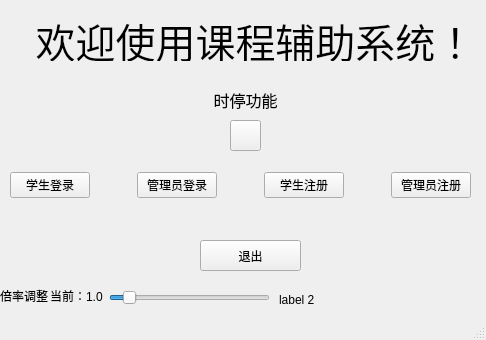
<?xml version="1.0" encoding="UTF-8"?>
<ui version="4.0">
 <class>MainWindow</class>
 <widget class="QMainWindow" name="MainWindow">
  <property name="geometry">
   <rect>
    <x>0</x>
    <y>0</y>
    <width>486</width>
    <height>340</height>
   </rect>
  </property>
  <property name="windowTitle">
   <string>MainWindow</string>
  </property>
  <widget class="QWidget" name="centralwidget">
   <widget class="QWidget" name="horizontalLayoutWidget">
    <property name="geometry">
     <rect>
      <x>0</x>
      <y>160</y>
      <width>481</width>
      <height>51</height>
     </rect>
    </property>
    <layout class="QHBoxLayout" name="horizontalLayout" stretch="0,0,0,0,0,0,0">
     <property name="leftMargin">
      <number>10</number>
     </property>
     <property name="rightMargin">
      <number>10</number>
     </property>
     <item>
      <widget class="QPushButton" name="pushButton_4">
       <property name="text">
        <string>学生登录</string>
       </property>
      </widget>
     </item>
     <item>
      <spacer name="horizontalSpacer">
       <property name="orientation">
        <enum>Qt::Horizontal</enum>
       </property>
       <property name="sizeHint" stdset="0">
        <size>
         <width>40</width>
         <height>20</height>
        </size>
       </property>
      </spacer>
     </item>
     <item>
      <widget class="QPushButton" name="pushButton_3">
       <property name="text">
        <string>管理员登录</string>
       </property>
      </widget>
     </item>
     <item>
      <spacer name="horizontalSpacer_2">
       <property name="orientation">
        <enum>Qt::Horizontal</enum>
       </property>
       <property name="sizeHint" stdset="0">
        <size>
         <width>40</width>
         <height>20</height>
        </size>
       </property>
      </spacer>
     </item>
     <item>
      <widget class="QPushButton" name="pushButton_2">
       <property name="text">
        <string>学生注册</string>
       </property>
      </widget>
     </item>
     <item>
      <spacer name="horizontalSpacer_3">
       <property name="orientation">
        <enum>Qt::Horizontal</enum>
       </property>
       <property name="sizeHint" stdset="0">
        <size>
         <width>40</width>
         <height>20</height>
        </size>
       </property>
      </spacer>
     </item>
     <item>
      <widget class="QPushButton" name="pushButton">
       <property name="text">
        <string>管理员注册</string>
       </property>
      </widget>
     </item>
    </layout>
   </widget>
   <widget class="QPushButton" name="pushButton_5">
    <property name="geometry">
     <rect>
      <x>200</x>
      <y>240</y>
      <width>101</width>
      <height>31</height>
     </rect>
    </property>
    <property name="text">
     <string>退出</string>
    </property>
   </widget>
   <widget class="QLabel" name="label">
    <property name="geometry">
     <rect>
      <x>10</x>
      <y>20</y>
      <width>491</width>
      <height>41</height>
     </rect>
    </property>
    <property name="font">
     <font>
      <pointsize>30</pointsize>
     </font>
    </property>
    <property name="text">
     <string>欢迎使用课程辅助系统！</string>
    </property>
    <property name="alignment">
     <set>Qt::AlignCenter</set>
    </property>
   </widget>
   <widget class="QLabel" name="label_2">
    <property name="geometry">
     <rect>
      <x>279</x>
      <y>290</y>
      <width>191</width>
      <height>20</height>
     </rect>
    </property>
    <property name="text">
     <string>label 2</string>
    </property>
   </widget>
   <widget class="QSlider" name="horizontalSlider">
    <property name="geometry">
     <rect>
      <x>109</x>
      <y>290</y>
      <width>161</width>
      <height>16</height>
     </rect>
    </property>
    <property name="minimum">
     <number>1</number>
    </property>
    <property name="maximum">
     <number>100</number>
    </property>
    <property name="sliderPosition">
     <number>10</number>
    </property>
    <property name="tracking">
     <bool>true</bool>
    </property>
    <property name="orientation">
     <enum>Qt::Horizontal</enum>
    </property>
   </widget>
   <widget class="QLabel" name="label_3">
    <property name="geometry">
     <rect>
      <x>0</x>
      <y>285</y>
      <width>51</width>
      <height>21</height>
     </rect>
    </property>
    <property name="text">
     <string>倍率调整</string>
    </property>
   </widget>
   <widget class="QLabel" name="label_4">
    <property name="geometry">
     <rect>
      <x>50</x>
      <y>286</y>
      <width>61</width>
      <height>20</height>
     </rect>
    </property>
    <property name="text">
     <string>当前：1.0</string>
    </property>
   </widget>
   <widget class="QPushButton" name="pushButton_6">
    <property name="geometry">
     <rect>
      <x>230</x>
      <y>120</y>
      <width>31</width>
      <height>31</height>
     </rect>
    </property>
    <property name="text">
     <string/>
    </property>
   </widget>
   <widget class="QLabel" name="label_5">
    <property name="geometry">
     <rect>
      <x>200</x>
      <y>90</y>
      <width>91</width>
      <height>20</height>
     </rect>
    </property>
    <property name="font">
     <font>
      <pointsize>12</pointsize>
     </font>
    </property>
    <property name="text">
     <string>时停功能</string>
    </property>
    <property name="alignment">
     <set>Qt::AlignCenter</set>
    </property>
   </widget>
  </widget>
  <widget class="QStatusBar" name="statusbar"/>
 </widget>
 <resources/>
 <connections>
  <connection>
   <sender>pushButton_5</sender>
   <signal>clicked()</signal>
   <receiver>MainWindow</receiver>
   <slot>close()</slot>
   <hints>
    <hint type="sourcelabel">
     <x>250</x>
     <y>272</y>
    </hint>
    <hint type="destinationlabel">
     <x>242</x>
     <y>169</y>
    </hint>
   </hints>
  </connection>
 </connections>
</ui>
